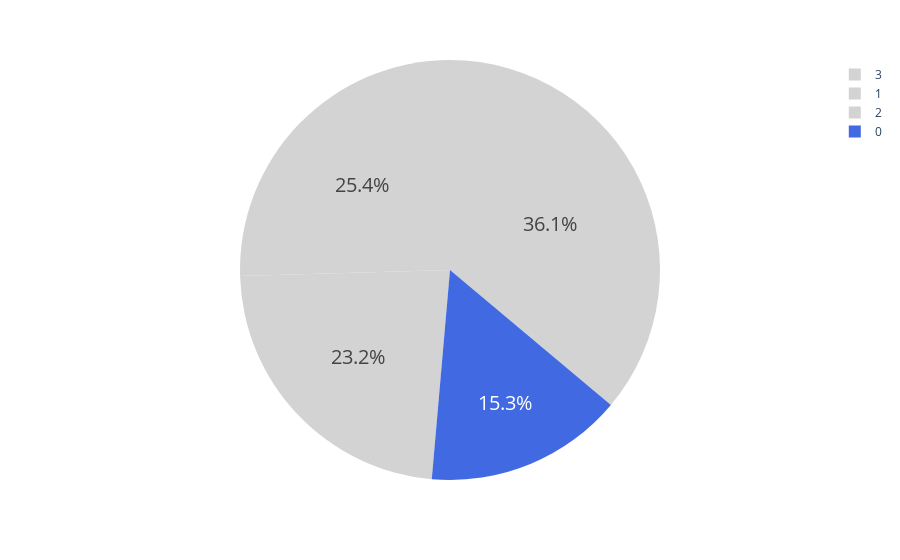

Notebook code cell kept with this figure:
### Code cell
#2: purple,3: r,0: b, 1:g
# This dataframe has 244 lines, but 4 distinct values for `day`
fig = px.pie(df, names='merged_labels', color_discrete_sequence=["lightgrey","lightgrey","lightgrey","royalblue"])
fig.update_traces(textfont_size=20)
fig.show()

### Figure 1 — Plotly figure (JSON) as saved in the notebook; plotly's stock layout.template omitted (floating-point values rounded to 4 significant figures; data arrays with more than 128 entries replaced by an {"elided": "..."} marker saying what was removed)
{"data": [{"domain": {"x": [0, 1], "y": [0, 1]}, "hovertemplate": "merged_labels=%{label}<extra></extra>", "labels": {"elided": "10001 int values"}, "legendgroup": "", "name": "", "showlegend": true, "textfont": {"size": 20}, "type": "pie"}], "layout": {"legend": {"tracegroupgap": 0}, "margin": {"t": 60}, "piecolorway": ["lightgrey", "lightgrey", "lightgrey", "royalblue"]}}
